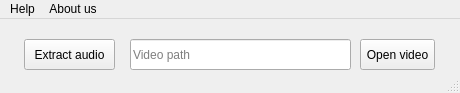
<?xml version="1.0" encoding="UTF-8"?>
<ui version="4.0">
 <class>MainWindow</class>
 <widget class="QMainWindow" name="MainWindow">
  <property name="geometry">
   <rect>
    <x>0</x>
    <y>0</y>
    <width>460</width>
    <height>93</height>
   </rect>
  </property>
  <property name="windowTitle">
   <string>Audio Extractor</string>
  </property>
  <property name="windowIcon">
   <iconset>
    <normaloff>../icons8_music.ico</normaloff>../icons8_music.ico</iconset>
  </property>
  <property name="animated">
   <bool>true</bool>
  </property>
  <property name="tabShape">
   <enum>QTabWidget::Rounded</enum>
  </property>
  <widget class="QWidget" name="centralwidget">
   <widget class="QLineEdit" name="lineEdit">
    <property name="geometry">
     <rect>
      <x>130</x>
      <y>20</y>
      <width>221</width>
      <height>31</height>
     </rect>
    </property>
    <property name="font">
     <font>
      <pointsize>9</pointsize>
     </font>
    </property>
    <property name="dragEnabled">
     <bool>false</bool>
    </property>
    <property name="readOnly">
     <bool>true</bool>
    </property>
    <property name="placeholderText">
     <string>Video path</string>
    </property>
   </widget>
   <widget class="QPushButton" name="pushButton">
    <property name="geometry">
     <rect>
      <x>360</x>
      <y>20</y>
      <width>75</width>
      <height>31</height>
     </rect>
    </property>
    <property name="text">
     <string>Open video</string>
    </property>
   </widget>
   <widget class="QPushButton" name="pushButton_2">
    <property name="geometry">
     <rect>
      <x>24</x>
      <y>20</y>
      <width>91</width>
      <height>31</height>
     </rect>
    </property>
    <property name="text">
     <string>Extract audio</string>
    </property>
   </widget>
  </widget>
  <widget class="QMenuBar" name="menubar">
   <property name="geometry">
    <rect>
     <x>0</x>
     <y>0</y>
     <width>460</width>
     <height>21</height>
    </rect>
   </property>
   <widget class="QMenu" name="menuHelp">
    <property name="title">
     <string>Help</string>
    </property>
   </widget>
   <widget class="QMenu" name="menuAbout_us">
    <property name="title">
     <string>About us</string>
    </property>
   </widget>
   <addaction name="menuHelp"/>
   <addaction name="menuAbout_us"/>
  </widget>
  <widget class="QStatusBar" name="statusbar"/>
 </widget>
 <resources/>
 <connections/>
</ui>
